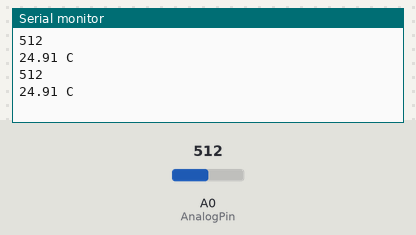
This sketch was run on a simulated Arduino Uno, built with avr-gcc and run on an emulated ATmega328P. Shown: the last lines printed to the serial monitor. Inputs (shaded band) come from the test bench; at power-on: A0 (AnalogPin) = 512.

Above: at 1.2 s.
1.3 s: A0 (AnalogPin) set to 716
At 2.6 s:
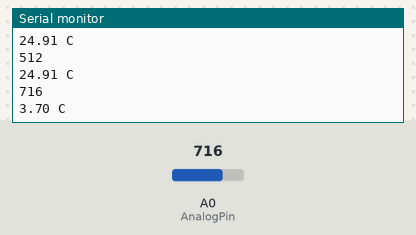
2.8 s: A0 (AnalogPin) set to 900
At 3.8 s:
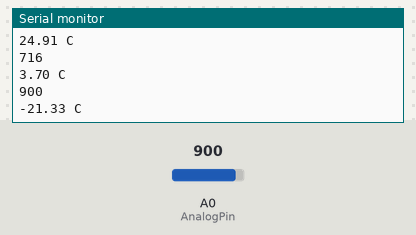
Timing chart, 0 to 5.8 s (numbered marks = the images above; inputs shaded):
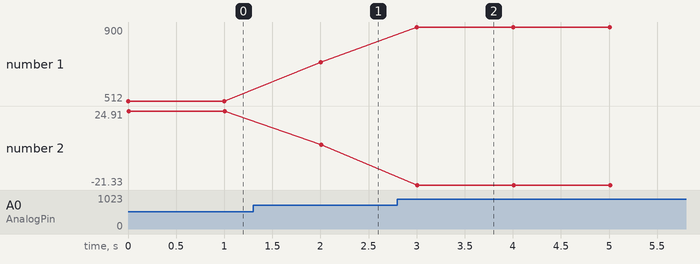

Measured:
- after the input at 1.3 s, the serial monitor: prints a new line after 0.70 s (image 1)
- after the input at 2.8 s, the serial monitor: prints a new line after 0.20 s (image 2)
- plotted number 1: 512 → 716 after the input at 1.3 s, 716 → 900 after the input at 2.8 s
- plotted number 2: 24.91 → 3.7 after the input at 1.3 s, 3.7 → -21.33 after the input at 2.8 s

The sketch:

Analog_temp.ino
```cpp
#include <math.h>
#include <stdio.h>

const int AnalogPin = 0;
const float Rknown = 10000.0; // or 10000; R1 or R2 in a voltage divider? TBA.
const float Vin = 5.0;
const double A = 0.0008395; // constant A, B and C from Steinhart–Hart equation
const double B = 0.00025942;
const double C = 0.00000016082;

double Thermister(int RawADC) { //Best place to put the function: before or after setup()? TBA.
  double Temp1, Temp2, Vout, Runknown1, logRunknown1, Runknown2, logRunknown2, Temp1C;
  Vout = (5.0 / 1023.0) * RawADC;
  Runknown1 = Rknown * (1 / ((Vin / Vout) - 1));
  Runknown2 = Rknown * ((Vin / Vout) - 1);
  logRunknown1 = log(Runknown1);
  logRunknown2 =  log(Runknown2);
  Temp1 = 1 / (A + (B + (C * logRunknown1 * logRunknown1)) * logRunknown1);  //gives correct value as temperature rises on touch of figure to the sensor
  Temp2 = 1 / (A + (B + (C * logRunknown2 * logRunknown2)) * logRunknown2);  //temp decreases when toched by fingures
  //Temp = log(((10240000/RawADC) - 10000));
  ////Temp = log(1000.0 / (1024.0/ RawADC -1));
  //Temp = 1 / (0.001129148 + (0.000234125 + (0.0000000876741 * Temp * Temp ))* Temp );
  //Temp = Temp - 273.15;// Convert Kelvin to Celcius
  return Temp1 - 273.15;
}
void setup() {
  Serial.begin(9600);

}
void loop() {
  Serial.println(analogRead(AnalogPin));
  Serial.print(Thermister(analogRead(AnalogPin)));
  Serial.println(" C");
  delay(1000);
}
```
